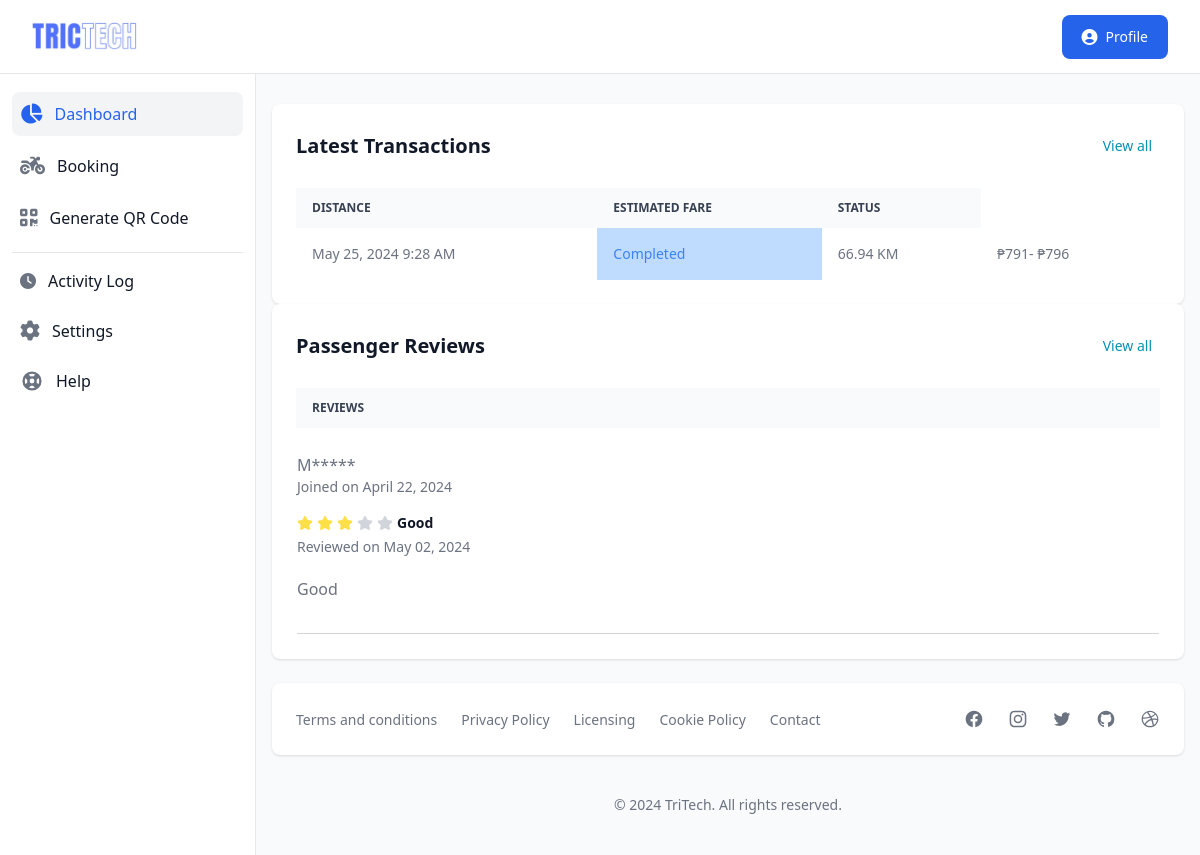
The app's page /rider/dashboard.php (signed in) with its own data.
### tables this page shows
CREATE TABLE `booking` (
  `id` int(11) NOT NULL,
  `booking_id` varchar(50) NOT NULL,
  `driver_id` varchar(50) NOT NULL,
  `passenger_id` varchar(100) DEFAULT NULL,
  `current_location` varchar(250) NOT NULL,
  `driver_latitude` varchar(100) DEFAULT NULL,
  `driver_longitude` varchar(100) DEFAULT NULL,
  `passenger_origin` varchar(100) DEFAULT NULL,
  `passenger_destination` varchar(100) DEFAULT NULL,
  `passenger_notes` varchar(100) DEFAULT NULL,
  `distance` varchar(50) DEFAULT NULL,
  `estimated_fare` bigint(20) DEFAULT NULL,
  `status` varchar(20) NOT NULL DEFAULT 'pending',
  `decline_note` varchar(250) DEFAULT NULL,
  `passenger_type` varchar(20) DEFAULT NULL,
  `created_at` varchar(30) DEFAULT NULL,
  `timestamp` timestamp NOT NULL DEFAULT current_timestamp() ON UPDATE current_timestamp()
);

CREATE TABLE `driver_ratings` (
  `id` int(11) NOT NULL,
  `driver_id` varchar(20) DEFAULT NULL,
  `passenger_id` varchar(20) NOT NULL,
  `name` varchar(50) NOT NULL,
  `star` int(2) NOT NULL,
  `title` varchar(100) NOT NULL,
  `comment` text NOT NULL,
  `datetime` varchar(20) NOT NULL,
  `timestamp` timestamp NOT NULL DEFAULT current_timestamp() ON UPDATE current_timestamp()
);

CREATE TABLE `account` (
  `id` int(11) NOT NULL,
  `unique_id` varchar(100) NOT NULL,
  `profile_img` varchar(250) DEFAULT NULL,
  `fname` varchar(50) NOT NULL,
  `lname` varchar(50) NOT NULL,
  `email` varchar(50) NOT NULL,
  `contact` varchar(20) NOT NULL,
  `birthdate` varchar(20) DEFAULT NULL,
  `address` varchar(100) DEFAULT NULL,
  `password` varchar(255) NOT NULL,
  `status` varchar(20) NOT NULL,
  `suspension` varchar(30) DEFAULT 'NO',
  `suspension_reason` varchar(255) DEFAULT NULL,
  `position` varchar(20) NOT NULL,
  `type` varchar(30) NOT NULL,
  `vercode` varchar(6) DEFAULT NULL,
  `date` varchar(50) NOT NULL
);

### rider/dashboard.php (the view, shortened to what the rows shown need)
<?php
    include '../database/connect.php';
    $unique_id = $_SESSION['unique_id'];
    $sqlUser = mysqli_query($conn,"SELECT * FROM account WHERE unique_id = '$unique_id';");
    if(mysqli_num_rows($sqlUser) > 0){
        while($row = mysqli_fetch_assoc($sqlUser)){
            $getDate = $row["date"];
        }
    }
?>
<!DOCTYPE html>
<html lang="en">
<head>
    <link rel="stylesheet" href="dist/output.css">
    <link rel="stylesheet" href="https://cdn.datatables.net/1.13.1/css/jquery.dataTables.min.css">
    <link rel="stylesheet" href="https://cdnjs.cloudflare.com/ajax/libs/font-awesome/6.2.1/css/all.min.css" />
    <link rel="stylesheet" href="https://cdn.jsdelivr.net/npm/tw-elements/dist/css/index.min.css" />
    <script src="https://cdn.tailwindcss.com"></script>
</head>
<body>
    <div>
        <div class="flex overflow-hidden bg-white pt-16">
            <div id="main-content" class="h-full w-full bg-gray-50 relative overflow-y-auto lg:ml-64">
                <main>
                    <div class="pt-2 px-4">
                        <div class="grid grid-cols-1 2xl:grid-cols-2 xl:gap-4 my-4">
                            <div class="bg-white shadow rounded-lg p-4 sm:p-6 xl:p-8 ">
                                <div class="block w-full overflow-x-auto">
                                    <div class="max-h-80 overflow-y-auto">
                                        <table class="items-center w-full bg-transparent border-collapse">
                                            <thead>
                                                <tr>
                                                    <th class="px-4 bg-gray-50 text-gray-700 align-middle py-3 text-xs font-semibold text-left uppercase border-l-0 border-r-0 whitespace-nowrap">Distance</th>
                                                    <th class="px-4 bg-gray-50 text-gray-700 align-middle py-3 text-xs font-semibold text-left uppercase border-l-0 border-r-0 whitespace-nowrap">Estimated Fare</th>
                                                    <th class="px-4 bg-gray-50 text-gray-700 align-middle py-3 text-xs font-semibold text-left uppercase border-l-0 border-r-0 whitespace-nowrap">Status</th>
                                                </tr>
                                            </thead>
                                            <tbody class="divide-y divide-gray-100">
                                                <?php
                                                    $transaction = mysqli_query($conn,"SELECT * FROM booking WHERE driver_id='$unique_id' AND status != 'pending' AND status != 'accepted' AND passenger_id !='' ORDER BY id DESC");
                                                    if(mysqli_num_rows($transaction) > 0){
                                                        while($row = mysqli_fetch_assoc($transaction)){
                                                            extract($row);
                                                            ?>
                                                            <tr class="text-gray-500">
                                                            <th class="border-t-0 px-4 align-middle text-sm font-normal whitespace-nowrap p-4 text-left"><?php echo $formattedDateTime = date('F j, Y g:i A', strtotime($created_at)); ?></th>
                                                                <?php
                                                                    if($status === 'destroy')
                                                                    {
                                                                        ?>
                                                                        <th class="border-t-0 px-4 align-middle text-sm font-normal whitespace-nowrap bg-red-200 text-red-600 text-left">Cancelled</th>
                                                                        <?php
                                                                    } else if($status === 'completed'){
                                                                        ?>
                                                                        <th class="border-t-0 px-4 align-middle text-sm font-normal whitespace-nowrap bg-blue-200 text-blue-500 text-left">Completed</th>
                                                                        <?php
                                                                    }
                                                                ?>
                                                                <th class="border-t-0 px-4 align-middle text-sm font-normal whitespace-nowrap p-4 text-left"><?php echo $distance; ?></th>
                                                                <th class="border-t-0 px-4 align-middle text-sm font-normal whitespace-nowrap p-4 text-left">₱<?php echo $estimated_fare ."- ₱". ($estimated_fare + 5); ?></th>
                                                            </tr>
                                                            <?php
                                                        }
                                                    }
                                                ?>
                                            </tbody>
                                        </table>
                                    </div>
                                </div>
                            </div>
                            <div class="bg-white shadow rounded-lg p-4 mb-4 mt-4 sm:mt-0 sm:p-6 sm:mb-0 xl:p-8 ">
                                <div class="block w-full overflow-x-auto max-h-[450px] lg:max-h-[310px]">
                                    <table class="items-center w-full bg-transparent">
                                        <thead>
                                            <tr>
                                                <th class="px-4 bg-gray-50 text-gray-700 align-middle py-3 text-xs font-semibold text-left uppercase border-l-0 border-r-0 whitespace-nowrap">Reviews</th>
                                            </tr>
                                        </thead>
                                        <tbody class="divide-y divide-gray-100">
                                            <?php
                                                $review = mysqli_query($conn,"SELECT * FROM driver_ratings WHERE driver_id = '$unique_id'  ORDER BY id DESC");
                                                if(mysqli_num_rows($review) > 0){
                                                    while($row = mysqli_fetch_assoc($review)){
                                                        $name = $row['name'];
                                                        $title = $row['title'];
                                                        $comment = $row['comment'];
                                                        $created_at = $row['datetime'];
                                                        ?>
                                                        <tr class="text-gray-500">
                                                            <td>
                                                                <article class="pt-6 pb-6 border-b border-gray-300">
                                                                    <div class="flex items-center mb-4">
                                                                        <div class="font-medium dark:text-white">
                                                                            <p>
                                                                                <?php
                                                                                    $maskedName = substr($name, 0, 1) . str_repeat("*", strlen($name) - 1);
                                                                                    echo $maskedName;
                                                                                ?>
                                                                                <time class="block text-sm text-gray-500 dark:text-gray-400">Joined on <?php echo $getDate ? strftime("%B %d, %Y", strtotime($getDate)) : ""; ?></time></p>
                                                                        </div>
                                                                    </div>
                                                                    <div class="flex items-center mb-1 space-x-1 rtl:space-x-reverse">
                                                                        <h3 class="ms-2 text-sm font-semibold text-gray-900 dark:text-white"><?php echo $title; ?></h3>
                                                                    </div>
                                                                    <footer class="mb-5 text-sm text-gray-500 dark:text-gray-400"><p>Reviewed on <time datetime="2017-03-03 19:00"><?php echo $created_at ? strftime("%B %d, %Y", strtotime($created_at)) : ""; ?></time></p></footer>
                                                                    <p class="mb-2 text-gray-500 dark:text-gray-400"><?php echo $comment; ?></p>
                                                                </article>
                                                            </td>
                                                        </tr>
                                                        <?php
                                                    }
                                                }
                                            ?>
                                        </tbody>
                                    </table>
                                </div>
                            </div>
                        </div>
                    </div>
                </main>
            </div>
        </div>
    </div>
</body>
</html>

### records on screen
booking: created_at "May 25, 2024 9:28 AM", status "Completed", distance "66.94 KM", estimated_fare "791", $estimated_fare + 5 "796"
driver_ratings: name "M*****", star 3 (drawn), title "Good", datetime "May 02, 2024", comment "Good"
account: date "April 22, 2024"
